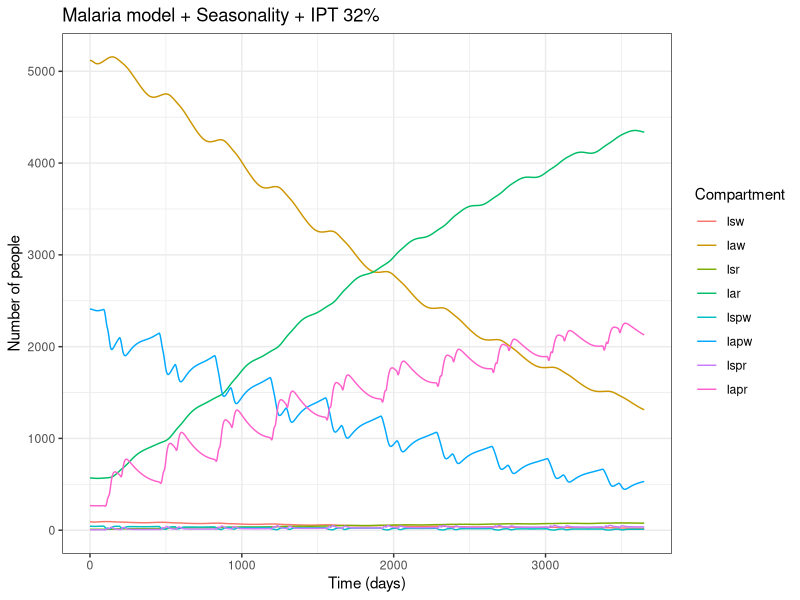
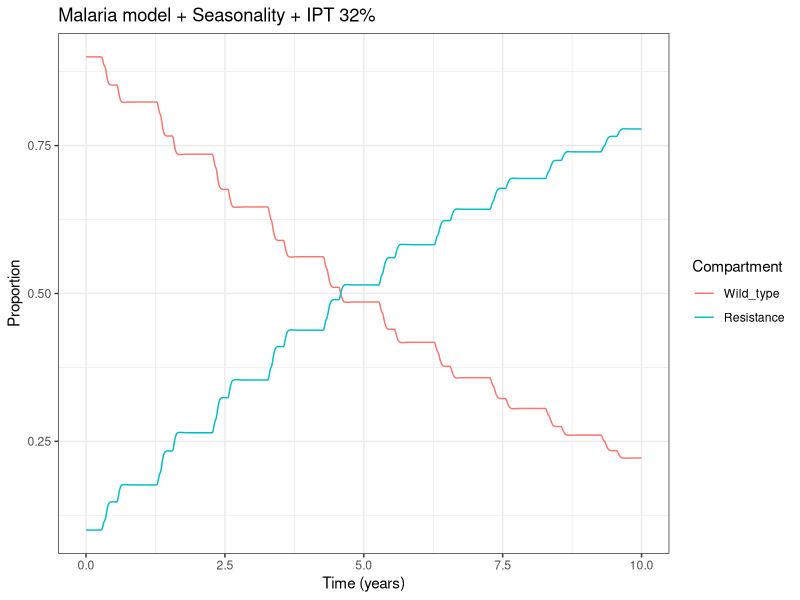
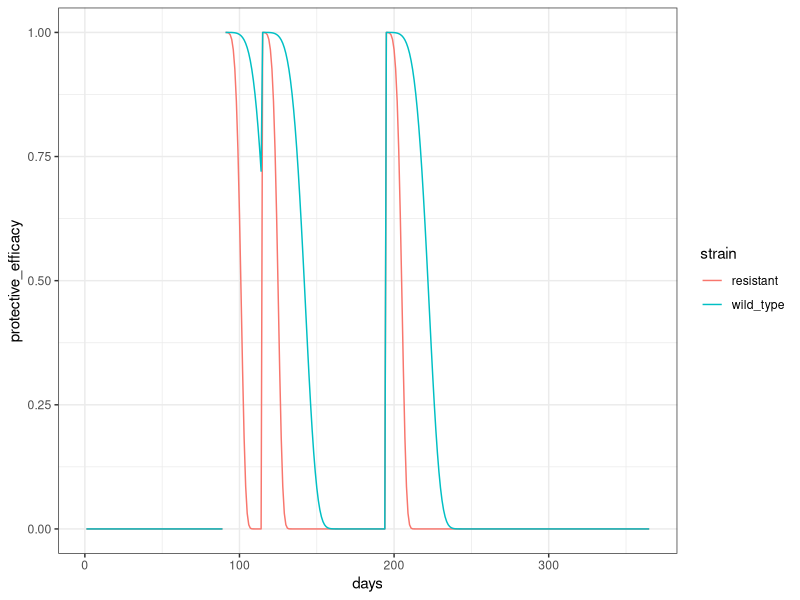
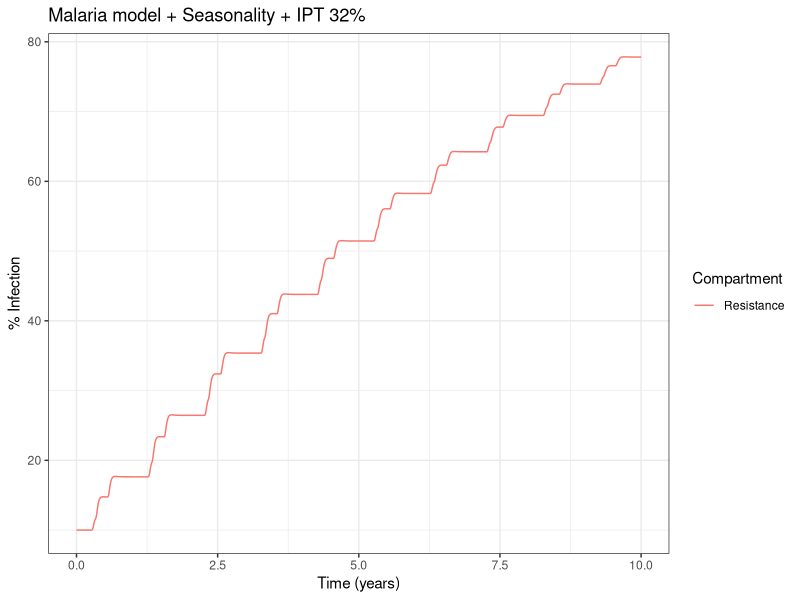
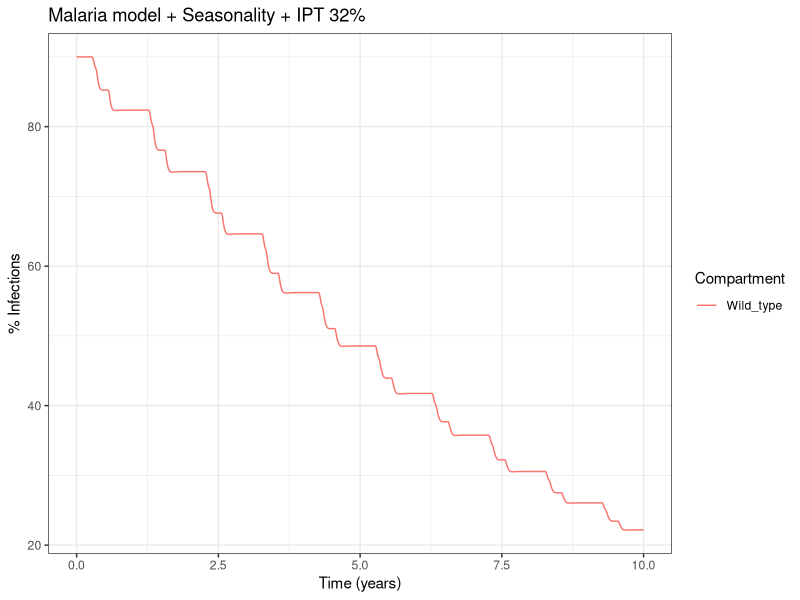
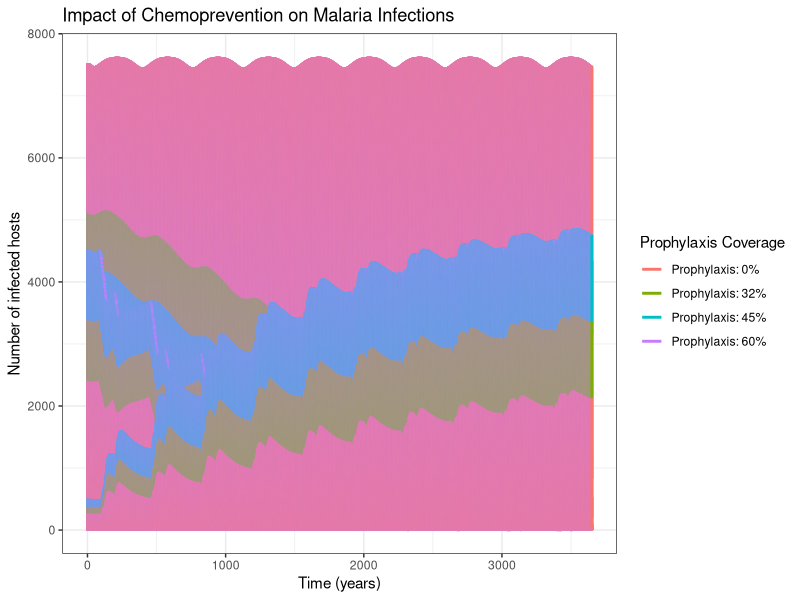
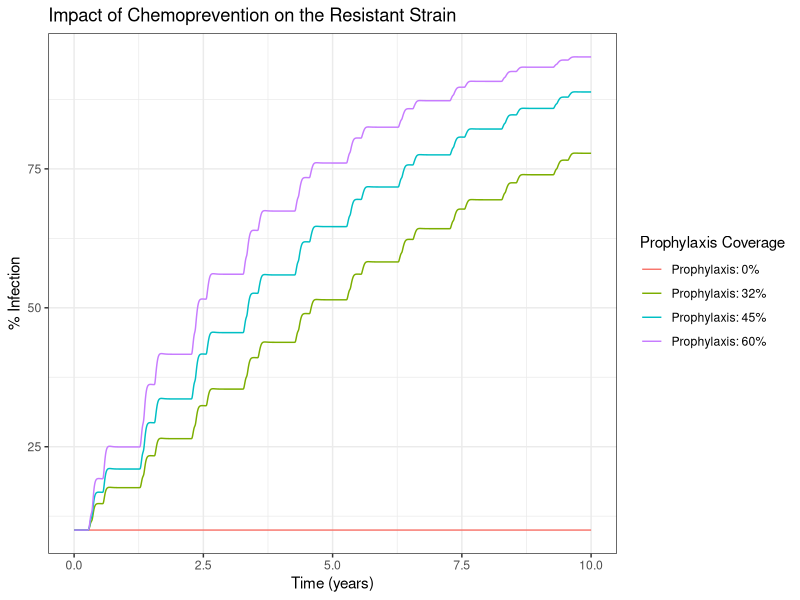
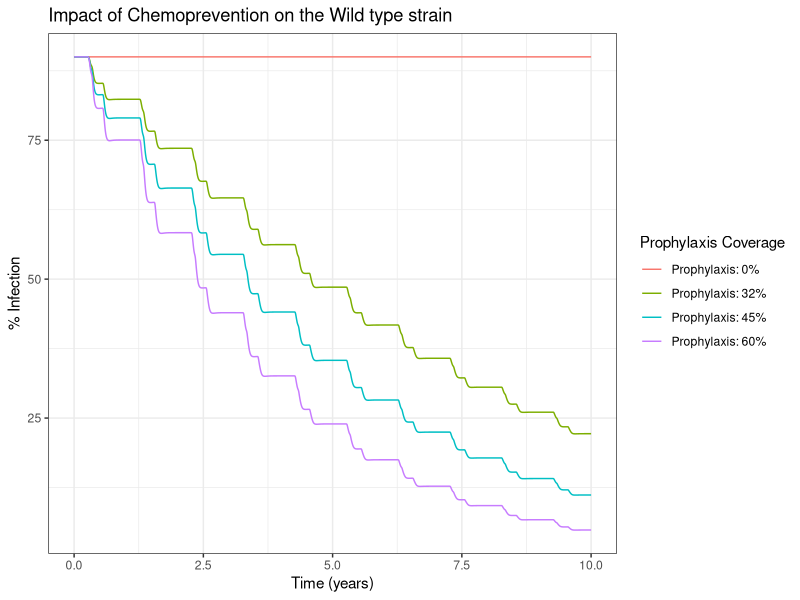

Generate these figures, in order, with R:
## Two strain Ross-Macdonald model 


# PACKAGES
require(deSolve)
require(reshape2)
require(ggplot2)
require(tidyverse)
require(gridExtra)
require(latticeExtra)

## ggplot theme
theme <- theme_set(theme_bw())+
  theme(plot.title = element_text(hjust = 0.5, face = "bold", size = 11))

Nh <- 10000   # total number of hosts
Nv <- 150000   # total number of vectors

## one strain model to get to an equilibrium, and then manually set starting prevalence
## initial state values for the one strain model to run to equilibrium
## will run the model for a while without chemoprevention to see where it stabilises to use as a starting point
initial_state_values <- c(Sh = 0.9 * Nh,
                          Eh = 0.1 * Nh,
                          Is = 0,   #Symptomatic treated
                          Ia = 0,    #Asymptomatic untreated
                          Sv = Nv,
                          Ev = 0,
                          Iv = 0)

## parameters
parameters <- c(a = 1/3,      # mosquito biting rate per day
                b_v = 0.2,    # probability of infection from an infected human to a susceptible vector
                b_h = 0.40,    # probability of infection from an infected vector to a susceptible human
                mu_v = 1/14,   # mortality/recruitment rate of the vector
                alpha = 1/13, # period between infection to infectiousness  ~ 12-14 days
                d = 0.3,     # proportion of infected human who develop symptoms
                gamma_a = 1/120,   # recovery rate from asymptomatic untreated humans ~ 100-200days
                gamma_s = 1/5,  # recovery from symptomatic treated humans ~ 5-7 days
                epsilon = 1/10) # rate of transition from exposed to infected vectors ~ 10 days

times <- seq(from = 0, to = 365, by = 1)    # simulate for a length of time to find equilibrium

rm_model <- function(time, state, parameters) {  
  
  with(as.list(c(state, parameters)), {
    
    Nh <- Sh + Eh + Ia + Is     # total human population
    Nv <- Sv + Ev + Iv # total vector population
    
    ## force of infections
    lambda_h <- ((a * b_h)/Nh) * Iv
    lambda_v <- ((a * b_v)/Nh) * (Is + Ia)
    
    # The differential equations
    # Host population dynamics:
    dSh <- - (lambda_h * Sh) + (gamma_s * Is) + (gamma_a * Ia)
    dEh <-  (lambda_h * Sh) -  (alpha * Eh)
    dIs <-   ((d) * alpha * Eh)  - (gamma_s * Is)
    dIa <-   ((1 - d) * alpha * Eh)  - (gamma_a * Ia)
    
    
    
    # Vector population dynamics:
    dSv <- (mu_v * Nv) - (lambda_v * Sv) - (mu_v * Sv)         
    dEv <- (lambda_v * Sv) - (epsilon * Ev) - (mu_v * Ev)
    dIv <- (epsilon * Ev) - (mu_v * Iv)
    
    # Output
    return(list(c(dSh, dEh, dIs, dIa, dSv, dEv, dIv))) 
  })
}

# Solve the equations
output_one <- as.data.frame(ode(y = initial_state_values, 
                                times = times, 
                                func = rm_model,
                                parms = parameters))

# Solve the equations
output_one <- as.data.frame(ode(y = initial_state_values, 
                                times = times, 
                                func = rm_model,
                                parms = parameters))

equilibrium <- output_one %>% dplyr::filter(time == 210)

equilibrium_start <- c(Sh = equilibrium$Sh,
                       Eh = equilibrium$Eh,
                       Is = equilibrium$Is,
                       Ia = equilibrium$Ia,
                       Sv = equilibrium$Sv,
                       Ev = equilibrium$Ev,
                       Iv = equilibrium$Iv)

prop_proph = 0.32 # prophylaxis coverage (baseline value)
prev <- 0.1 ## prevalence of resistant strain
alpha_parm = 5 ## wild type and resistant weibull parms
beta_parm = 30 ## wild type strain duration of protection
beta_res = 11.7 ## resistant strain duration of protection

equilibrium_two <- c(Sh = equilibrium$Sh  *  (1-prop_proph),
                     Ew = equilibrium$Eh  *  (1 - prev) * (1 - prop_proph),
                     Isw = equilibrium$Is  *  (1 - prev) * (1 - prop_proph),
                     Iaw = equilibrium$Ia  *  (1- prev) * (1 - prop_proph),
                     Er = equilibrium$Eh  *  prev * (1 - prop_proph),
                     Isr = equilibrium$Is * prev * (1 - prop_proph) ,
                     Iar = equilibrium$Ia * prev *  (1 - prop_proph),
                     P  = equilibrium$Sh  * prop_proph,
                     Epw = equilibrium$Eh * (1 - prev) * prop_proph,
                     Ispw = equilibrium$Is * (1 - prev) * prop_proph,
                     Iapw = equilibrium$Ia * (1 - prev) * prop_proph,
                     Epr = equilibrium$Eh *  prev * prop_proph,
                     Ispr = equilibrium$Is * prev * prop_proph,
                     Iapr = equilibrium$Ia *  prev * prop_proph,
                     Sv  = equilibrium$Ev, 
                     Evw = equilibrium$Ev * (1 - prev),
                     Evr = equilibrium$Ev * prev,
                     Ivw = equilibrium$Iv * (1 - prev),                     
                     Ivr = equilibrium$Iv * prev)

## additional efficacy functions
weibull <- function(x, beta = beta_parm, alpha = alpha_parm) {
  pow <- -(x/beta)^alpha
  y <- exp(pow)
  return(y)
}

ipt_ptp <- function(time_days) {
  dose_vec <- c(seq(90, by = 365, length = 30), #12th week for pregnant women
                seq(114, by = 365, length = 30), # 20-24th week
                seq(194, by = 365, length = 30)) # 28-32th week
  
  
  dose_vec <- sort(dose_vec)
  ## when was their last dose of IPT
  if(time_days < min(dose_vec)) {
    protection <- 0
  } else {
    recent_dose <- dose_vec[max(which((time_days-dose_vec)>0))]
    ## days since IPT dose
    t <- time_days - recent_dose
    protection <- weibull(x = t, alpha = alpha_parm, beta = beta_parm)
  }
  return(protection)
}

ipt_ptp_res <- function(time_days) {
  dose_vec <- c(seq(90, by = 365, length = 30), #12th week for pregnant women
                seq(114, by = 365, length = 30), # 20-24th week
                seq(194, by = 365, length = 30)) # 28-32th week
  
  dose_vec <- sort(dose_vec)
  ## when was their last dose of IPT
  if(time_days < min(dose_vec)) {
    protection <- 0
  } else {
    recent_dose <- dose_vec[max(which((time_days-dose_vec)>0))]
    ## days since IPT dose
    t <- time_days - recent_dose
    protection <- weibull(x = t, alpha = alpha_parm, beta = beta_res)
  }
  return(protection)
}


rm_two_model <- function(time, state, parameters) {  
  
  with(as.list(c(state, parameters)), {
    
    Nh <- Sh + Ew + Isw + Iaw + Er + Isr + Iar  + P + Epw + Ispw + Iapw + Epr + Ispr + Iapr # total human population
    Nv <- Sv + Evw + Evr + Ivw + Ivr # total vector population
    
    ## force of infections are strain dependent
    lambda_hw <- ((a * b_h)/Nh) * Ivw
    lambda_hr <- ((a * b_h)/Nh) * Ivr
    lambda_vw <- ((a * b_v)/Nh) * (Isw + Iaw+ Ispw + Iapw)
    lambda_vr <- ((a * b_v)/Nh) * (Isr+ Iar+ Ispr + Iapr)
    
    ## vector birth rate
    B <- (0.2 * cos((time * 2 * pi/365) + 3*pi/2) + 1) * mu_v
    ## protection from SMC based on the weibull function
    Ww <- ipt_ptp(time_days = time)
    Wr <- ipt_ptp_res(time_days = time) ## strain dependent protection
    
    # The differential equations
    # Host population dynamics:
  
    # # Model without chemoprevention
    
    dSh <- - (lambda_hw * Sh) - (lambda_hr * Sh) + (gamma_s * (Isw + Isr)) + (gamma_a * (Iaw + Iar))
    dEw <- (lambda_hw * Sh) - (alpha * Ew)
    dIsw <- ((d * alpha) * Ew) - (gamma_s * Isw)
    dIaw <- ((1-d) * alpha * Ew) - (gamma_a * Iaw)
    dEr <-  (lambda_hr * Sh) - (alpha * Er)
    dIsr <- ((d * alpha) * Er) - (gamma_s * Isr)
    dIar <- ((1-d) * alpha * Er) - (gamma_a * Iar)
    
    ## Model with chemoprevention
    
    dP <- - ((1 - Ww) * lambda_hw * P) - ((1 - Wr) * lambda_hr * P) + (gamma_s * (Ispw + Ispr)) + (gamma_a * (Iapw + Iapr))
    dEpw <-  (1 - Ww) * (lambda_hw * P)  - (alpha * Epw)
    dIspw <- ((d * alpha) * Epw) - (gamma_s * Ispw)
    dIapw <- ((1-d) * alpha * Epw) - (gamma_a * Iapw)
    dEpr <-  (1 - Wr) * (lambda_hr * P)  - (alpha * Epr)
    dIspr <- ((d * alpha) * Epr) - (gamma_s * Ispr)
    dIapr <- ((1-d) * alpha * Epr) - (gamma_a * Iapr)
    
    # Vector population dynamics:
    
    dSv <- (B * Nv) - ((lambda_vw + lambda_vr) * Sv) - (mu_v * Sv)
    dEvw <- (lambda_vw * Sv) - (epsilon * Evw) - (mu_v * Evw)
    dEvr <- (lambda_vr * Sv) - (epsilon * Evr) - (mu_v * Evr)
    dIvw <- (epsilon * Evw) - (mu_v * Ivw)
    dIvr <- (epsilon * Evr) - (mu_v * Ivr)
    
    
    # Output
    return(list(c(dSh, dEw, dIsw, dIaw, dEr, dIsr, dIar, # no prophylaxis
                  dP, dEpw, dIspw, dIapw, dEpr, dIspr, dIapr, # prophylaxis
                  dSv, dEvw, dEvr, dIvw, dIvr # vectors 
    ))) 
  })
}


times <- seq(from = 0, to = 365*10, by = 1)    # run for long enough to see the impact of chemoprevention

parameters_two <- c(a = 1/3,       # mosquito biting rate per day
                    b_v = 0.2,   # probability of infection from an infected host to a susceptible vector
                    b_h = 0.40,   # probability of infection from an infected vector to a susceptible host
                    mu_v = 1/14,  # mortality/recruitment rate of the vector
                    gamma_a = 1/120,   # recovery rate from asymptomatic treated humans ~ 100-200days
                    gamma_s = 1/5, #  recovery from symptomatic untreated humans ~ 12-14 days  
                    epsilon = 1/10, # rate of transition from exposed to infected vectors ~ 10 days
                    prop_proph = 0.32, # proportion of the population receiving prophylaxis
                    prev = 0.1, # Resistance prevalence at baseline
                    d  = 0.3 , # Proportion of individual who develop symptoms
                    alpha   = 1/13, # Period between infection to infectiousness  ~ 12-14 days
                    alpha_parm = 5, # weibull parameter
                    beta_parm = 30, # beta wild type
                    beta_res = 11.7) # beta resistant strain

out_two <- as.data.frame(ode(y = equilibrium_two, 
                             times = times, 
                             func = rm_two_model,
                             parms = parameters_two))
head(out_two)

out_two_long <- melt(as.data.frame(out_two), id = "time")  # turn output dataset into long format


g1<- ggplot(data = filter(out_two_long, variable %in% c( "Isw","Iaw","Ispw", "Iapw","Isr", "Iar","Ispr", "Iapr")),                                               
            aes(x = time, y = value, colour = variable, group = variable)) +  
  geom_line() +                                                          
  xlab("Time (days)")+                                                   
  ylab("Number of people") +                                     
  labs(colour = "Compartment",                                           
       title = "Malaria model + Seasonality + IPT 32%") 

g1


output_two_prop <- out_two
output_two_prop$Wild_type <- ( out_two$Isw + out_two$Iaw + out_two$Ispw + out_two$Iapw)/(out_two$Isw + out_two$Iaw + out_two$Ispw + out_two$Iapw + out_two$Isr + out_two$Iar+out_two$Ispr+out_two$Iapr)
output_two_prop$Resistance <- (out_two$Isr + out_two$Iar+out_two$Ispr+out_two$Iapr)/(out_two$Isw + out_two$Iaw + out_two$Ispw + out_two$Iapw + out_two$Isr + out_two$Iar+out_two$Ispr+out_two$Iapr)

output_two_prop_long <- melt(as.data.frame(output_two_prop), id = "time")  # turn output dataset into long format


g2 <- ggplot(data = filter(output_two_prop_long, variable %in% c("Wild_type", "Resistance")),                                               
             aes(x = time/365, y = value, colour = variable, group = variable)) +  
  geom_line() +                                                          
  xlab("Time (years)")+                                                   
  ylab("Proportion") +                                     
  labs(colour = "Compartment",                                           
       title = "Malaria model + Seasonality + IPT 32%")
g2


# plot the protection over time for each strain
protection <- data.frame(days = 1:365, wild_type = numeric(365), resistant = numeric(365))
for (i in 1:nrow(protection)) {
  protection$wild_type[i] <- ipt_ptp(time_days = protection$days[i])
  protection$resistant[i] <- ipt_ptp_res(time_days = protection$days[i])
}
protection <- protection |>
  tidyr::pivot_longer(wild_type:resistant, names_to = "strain", values_to = "protective_efficacy")

ggplot(protection, aes(x = days, y = protective_efficacy, col = strain)) + geom_line()

R=sum(out_two$Isr + out_two$Iar+out_two$Ispr+out_two$Iapr)/sum(out_two$Isw + out_two$Iaw + out_two$Ispw + out_two$Iapw + out_two$Isr + out_two$Iar+out_two$Ispr+out_two$Iapr)
R

S=sum(out_two$Isw + out_two$Iaw + out_two$Ispw + out_two$Iapw)/sum(out_two$Isw + out_two$Iaw + out_two$Ispw + out_two$Iapw + out_two$Isr + out_two$Iar+out_two$Ispr+out_two$Iapr)
S

g3 <- ggplot(data = filter(output_two_prop_long, variable %in% c("Resistance")),                                               
             aes(x = time/365, y = value*100, colour = variable, group = variable)) +  
  geom_line() +                                                          
  xlab("Time (years)")+                                                   
  ylab("% Infection") +                                     
  labs(colour = "Compartment",                                           
       title = "Malaria model + Seasonality + IPT 32%")

g3


g4 <- ggplot(data = filter(output_two_prop_long, variable %in% c("Wild_type")),                                               
             aes(x = time/365, y = value*100, colour = variable, group = variable)) +  
  geom_line() +                                                          
  xlab("Time (years)")+                                                   
  ylab("% Infections") +                                     
  labs(colour = "Compartment",                                           
       title = "Malaria model + Seasonality + IPT 32%")

g4
################################################################################
# Run simulations for different prop_proph values (different coverages)
################################################################################
prop_proph_values <-c(0,0.32,0.45,0.6)
results <- lapply(prop_proph_values, function(prop_proph) {
  parameters <- c(parameters_two, prop_proph = prop_proph)
  equilibrium_two <- c(Sh = equilibrium$Sh  *  (1-prop_proph),
                       Ew = equilibrium$Eh  *  (1 - prev) * (1 - prop_proph),
                       Isw = equilibrium$Is  *  (1 - prev) * (1 - prop_proph),
                       Iaw = equilibrium$Ia  *  (1- prev) * (1 - prop_proph),
                       Er = equilibrium$Eh  *  prev * (1 - prop_proph),
                       Isr = equilibrium$Is * prev * (1 - prop_proph) ,
                       Iar = equilibrium$Ia * prev *  (1 - prop_proph),
                       P  = equilibrium$Sh  * prop_proph,
                       Epw = equilibrium$Eh * (1 - prev) * prop_proph,
                       Ispw = equilibrium$Is * (1 - prev) * prop_proph,
                       Iapw = equilibrium$Ia * (1 - prev) * prop_proph,
                       Epr = equilibrium$Eh *  prev * prop_proph,
                       Ispr = equilibrium$Is * prev * prop_proph,
                       Iapr = equilibrium$Ia *  prev * prop_proph,
                       Sv  = equilibrium$Ev, 
                       Evw = equilibrium$Ev * (1 - prev),
                       Evr = equilibrium$Ev * prev,
                       Ivw = equilibrium$Iv * (1 - prev),                     
                       Ivr = equilibrium$Iv * prev)
  
  output_spc <- as.data.frame(ode(y = equilibrium_two, times = times, func = rm_two_model, parms = parameters))
  output_spc$prop_proph <- paste0("Prophylaxis: ", round(prop_proph * 100, 1), "%")
  return(output_spc)
  
})
df <- bind_rows(results) #Combine all results
df_long <-melt(df,id = c("time", "prop_proph")) # convert data to long format

g5 <- ggplot(data = filter(df_long, variable %in% c("Isw","Iaw","Ispw", "Iapw","Isr", "Iar","Ispr", "Iapr")), 
             aes(x = time, y = value, colour = prop_proph, group = variable)) +  
  geom_line(size=1) +                                                           
  xlab("Time (years)") +                                                   
  ylab("Number of infected hosts") +                                     
  labs(colour = "Prophylaxis Coverage",                                           
       title = "Impact of Chemoprevention on Malaria Infections")
g5


output_two1_prop <- df
output_two1_prop$Wild_type <- ( df$Isw + df$Iaw + df$Ispw + df$Iapw)/(df$Isw + df$Iaw + df$Ispw + df$Iapw + df$Isr + df$Iar+df$Ispr+df$Iapr)
output_two1_prop$Resistance <- (df$Isr + df$Iar+df$Ispr+df$Iapr)/(df$Isw + df$Iaw + df$Ispw + df$Iapw + df$Isr + df$Iar+df$Ispr+df$Iapr)

output_two1_prop_long <- melt(as.data.frame(output_two1_prop), id = c("time","prop_proph")) # turn output dataset into long format


g6 <- ggplot(data = filter(output_two1_prop_long, variable %in% c("Resistance")),                                               
             aes(x = time/365, y = value*100, colour = prop_proph, group = prop_proph)) +  
  geom_line() +                                                          
  xlab("Time (years)")+                                                   
  ylab("% Infection") +                                     
  labs(colour = "Prophylaxis Coverage",                                           
       title = "Impact of Chemoprevention on the Resistant Strain")

g6

g7 <- ggplot(data = filter(output_two1_prop_long, variable %in% c("Wild_type")),                                               
             aes(x = time/365, y = value*100, colour = prop_proph, group = prop_proph)) +  
  geom_line() +                                                          
  xlab("Time (years)")+                                                   
  ylab("% Infection") +                                     
  labs(colour = "Prophylaxis Coverage",                                           
       title = "Impact of Chemoprevention on the Wild type strain")

g7
